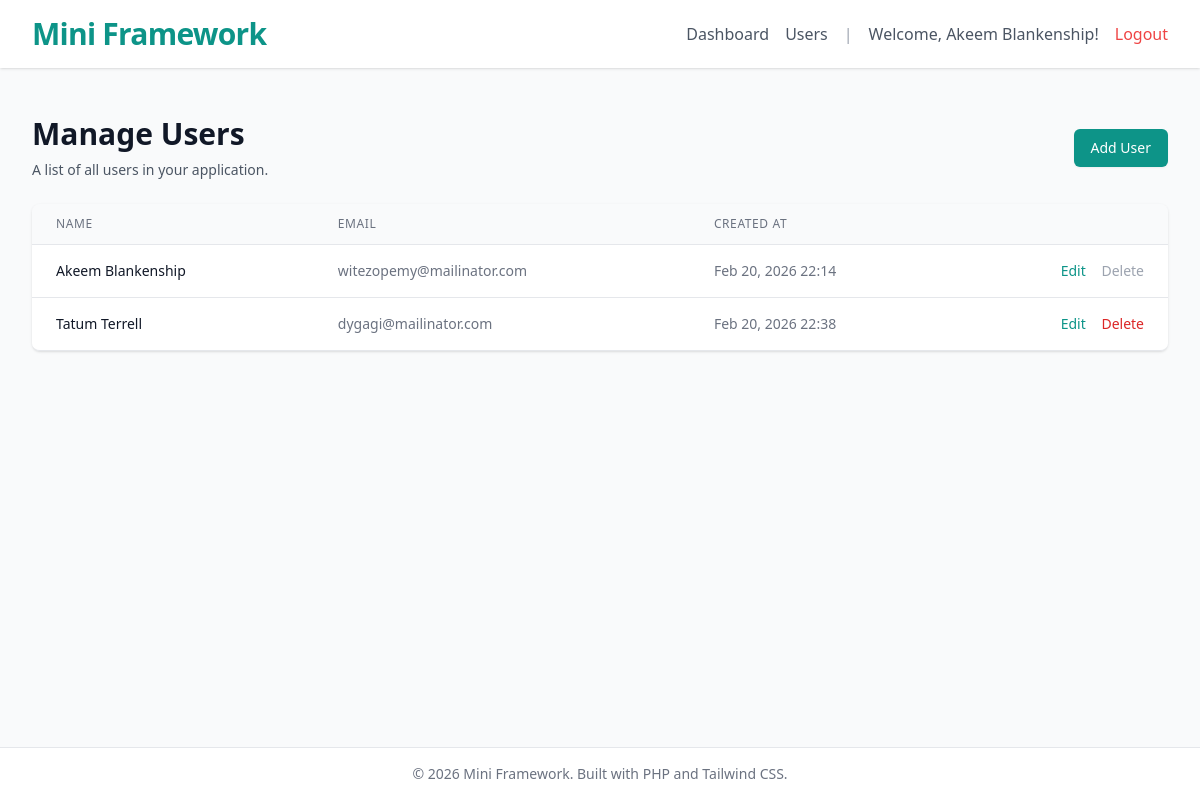
Before: /users (signed in) with the older database file.
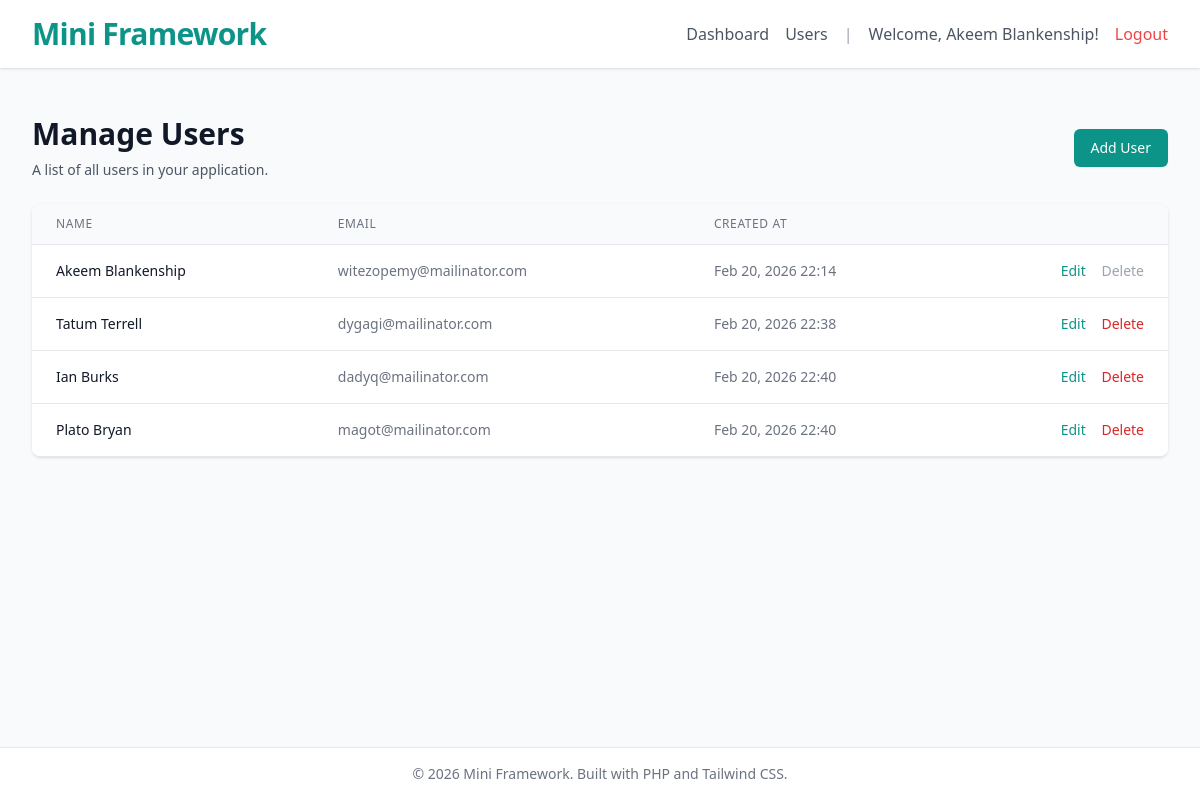
After: the same page with the newer database file.
### tables this page shows
CREATE TABLE users (
        id INTEGER PRIMARY KEY AUTOINCREMENT,
        name TEXT NOT NULL,
        email TEXT UNIQUE NOT NULL,
        password TEXT NOT NULL,
        created_at DATETIME DEFAULT CURRENT_TIMESTAMP,
        updated_at DATETIME DEFAULT CURRENT_TIMESTAMP
    );

### app/Controllers/UserController.php (called while the page is built, shortened)
<?php
class UserController extends Controller
{
    private User $userModel;
    public function __construct()
    {
        $this->userModel = new User();
    }
    public function index()
    {
        $users = $this->userModel->all();
        $this->view('users/index', [
            'title' => 'Manage Users',
            'users' => $users
        ]);
    }
}

### public/index.php (called while the page is built, shortened)
<?php
$router = new Router();
$uri = parse_url($_SERVER['REQUEST_URI'])['path'];
$method = $_SERVER['REQUEST_METHOD'];
$router->dispatch($uri, $method);

### config/database.php (called while the page is built, shortened)
<?php
return [
    'connection' => 'sqlite',
    'host' => '127.0.0.1',
    'port' => '3306',
    'database' => __DIR__ . '/../database/database.sqlite',
    'username' => 'root',
    'password' => '',
    'options' => [
        PDO::ATTR_ERRMODE => PDO::ERRMODE_EXCEPTION,
        PDO::ATTR_DEFAULT_FETCH_MODE => PDO::FETCH_ASSOC,
        PDO::ATTR_EMULATE_PREPARES => false,
    ]
];

### app/Core/Database.php (called while the page is built, shortened)
<?php
class Database
{
    private static ?PDO $connection = null;
    public static function connect(): PDO
    {
        if (self::$connection === null) {
            $config = require __DIR__ . '/../../config/database.php';
            try {
                $dsn = $config['connection'] === 'sqlite'
                    ? "sqlite:{$config['database']}"
                    : "{$config['connection']}:host={$config['host']};port={$config['port']};dbname={$config['database']}";
                self::$connection = new PDO($dsn, $config['username'], $config['password'], $config['options']);
            } catch (PDOException $e) {
                die("Could not connect to the database. Please check your configuration. Error: " . $e->getMessage());
            }
        }
        return self::$connection;
    }
}

### app/Core/Model.php (called while the page is built, shortened)
<?php
abstract class Model
{
    protected ?PDO $db;
    protected string $table;
    public function __construct()
    {
        $this->db = Database::connect();
    }
    public function all(): array
    {
        $stmt = $this->db->prepare("SELECT * FROM {$this->table}");
        $stmt->execute();
        return $stmt->fetchAll(PDO::FETCH_ASSOC);
    }
}

### views/users/index.php (the view, shortened to what this page needs)
<div class="py-6 sm:px-0">
    <div class="mb-6 flex justify-between items-center">
        <div>
            <h2 class="text-3xl font-extrabold text-gray-900">Manage Users</h2>
            <p class="mt-2 text-sm text-gray-600">A list of all users in your application.</p>
        </div>
        <a href="/users/create" class="inline-flex items-center justify-center px-4 py-2 border border-transparent text-sm font-medium rounded-md shadow-sm text-white bg-primary hover:bg-secondary focus:outline-none focus:ring-2 focus:ring-offset-2 focus:ring-primary transition">
            Add User
        </a>
    </div>
    <div class="flex flex-col">
        <div class="-my-2 overflow-x-auto sm:-mx-6 lg:-mx-8">
            <div class="py-2 align-middle inline-block min-w-full sm:px-6 lg:px-8">
                <div class="shadow overflow-hidden border-b border-gray-200 sm:rounded-lg">
                    <table class="min-w-full divide-y divide-gray-200">
                        <thead class="bg-gray-50">
                            <tr>
                                <th scope="col" class="px-6 py-3 text-left text-xs font-medium text-gray-500 uppercase tracking-wider">
                                    Name
                                </th>
                                <th scope="col" class="px-6 py-3 text-left text-xs font-medium text-gray-500 uppercase tracking-wider">
                                    Email
                                </th>
                                <th scope="col" class="px-6 py-3 text-left text-xs font-medium text-gray-500 uppercase tracking-wider">
                                    Created At
                                </th>
                                <th scope="col" class="relative px-6 py-3">
                                </th>
                            </tr>
                        </thead>
                        <tbody class="bg-white divide-y divide-gray-200">
                            <?php foreach ($users as $user): ?>
                                <tr>
                                    <td class="px-6 py-4 whitespace-nowrap text-sm font-medium text-gray-900">
                                        <?= htmlspecialchars($user['name']) ?>
                                    </td>
                                    <td class="px-6 py-4 whitespace-nowrap text-sm text-gray-500">
                                        <?= htmlspecialchars($user['email']) ?>
                                    </td>
                                    <td class="px-6 py-4 whitespace-nowrap text-sm text-gray-500">
                                        <?= htmlspecialchars(date('M j, Y H:i', strtotime($user['created_at']))) ?>
                                    </td>
                                    <td class="px-6 py-4 whitespace-nowrap text-right text-sm font-medium">
                                        <a href="/users/<?= $user['id'] ?>/edit" class="text-primary hover:text-secondary mr-3 text-medium">Edit</a>
                                        <?php if ($user['id'] !== $_SESSION['user_id']): ?>
                                            <form action="/users/<?= $user['id'] ?>/delete" method="POST" class="inline" onsubmit="confirmDeletion(event, this)">
                                                <button type="submit" class="text-red-600 hover:text-red-900 font-medium">Delete</button>
                                            </form>
                                        <?php else: ?>
                                            <span class="text-gray-400 cursor-not-allowed">Delete</span>
                                        <?php endif; ?>
                                    </td>
                                </tr>
                            <?php endforeach; ?>
                        </tbody>
                    </table>
                </div>
            </div>
        </div>
    </div>
</div>
<?php
$content = ob_get_clean();
require __DIR__ . '/../../views/layout.php';
?>

### app/Core/Router.php (shortened to what this page needs)
<?php
class Router
{
    private array $routes = [];
    private function addRoute(string $method, string $uri, array|callable $action): void
    {
        $this->routes[] = compact('method', 'uri', 'action');
    }
    public function dispatch(string $uri, string $requestMethod): mixed
    {
        foreach ($this->routes as $route) {
            $pattern = "#^" . $route['uri'] . "$#";
            if ($route['method'] === $requestMethod && preg_match($pattern, $uri, $matches)) {
                array_shift($matches);
                $action = $route['action'];
                if (is_array($action)) {
                    [$class, $method] = $action;
                    if (class_exists($class)) {
                        $controller = new $class();
                        if (method_exists($controller, $method)) {
                            return call_user_func_array([$controller, $method], $matches);
                        }
                    }
                }
            }
        }
        return $this->abort();
    }
}

### app/Core/Controller.php (shortened to what this page needs)
<?php
class Controller
{
    protected function view(string $name, array $data = []): void
    {
        extract($data);
        $viewPath = __DIR__ . "/../../views/{$name}.php";
        if (file_exists($viewPath)) {
            require $viewPath;
        } else {
            echo "View [{$name}] not found.";
        }
    }
}

### views/layout.php (shortened to what this page needs)
<!DOCTYPE html>
<html lang="en">
<head>
    <script src="https://cdn.tailwindcss.com"></script>
</head>
<body class="bg-gray-50 text-gray-800 font-sans antialiased">
    <div class="min-h-screen flex flex-col">
        <header class="bg-white shadow">
            <div class="max-w-7xl mx-auto py-4 px-4 sm:px-6 lg:px-8 flex justify-between items-center">
                <a href="/" class="text-3xl font-bold tracking-tight text-primary hover:text-secondary transition">Mini Framework</a>
                <nav class="flex space-x-4">
                    <?php if (isset($_SESSION['user_id'])): ?>
                        <a href="/dashboard" class="text-gray-600 hover:text-gray-900 font-medium self-center">Dashboard</a>
                        <a href="/users" class="text-gray-600 hover:text-gray-900 font-medium self-center">Users</a>
                        <span class="text-gray-400 self-center">|</span>
                        <span class="text-gray-600 self-center">Welcome, <?= htmlspecialchars($_SESSION['user_name']) ?>!</span>
                        <form action="/logout" method="POST" class="inline">
                            <button type="submit" class="text-red-500 hover:text-red-700 font-medium">Logout</button>
                        </form>
                    <?php else: ?>
                        <a href="/login" class="text-gray-600 hover:text-gray-900 font-medium">Login</a>
                        <a href="/register" class="bg-primary text-white px-3 py-1 rounded hover:bg-secondary font-medium transition">Register</a>
                    <?php endif; ?>
                </nav>
            </div>
        </header>
        <main class="flex-grow">
            <div class="max-w-7xl mx-auto py-6 sm:px-6 lg:px-8">
                <?= $content ?? '' ?>
            </div>
        </main>
        <footer class="bg-white border-t border-gray-200 mt-auto">
            <div class="max-w-7xl mx-auto py-4 px-4 sm:px-6 lg:px-8 text-center text-sm text-gray-500">
                &copy; <?= date('Y') ?> Mini Framework. Built with PHP and Tailwind CSS.
            </div>
    </div>
</body>
</html>

Changed rows visible on the page:
added users: name "Ian Burks", email "dadyq@mailinator.com", created_at "Feb 20, 2026 22:40"
added users: name "Plato Bryan", email "magot@mailinator.com", created_at "Feb 20, 2026 22:40"
